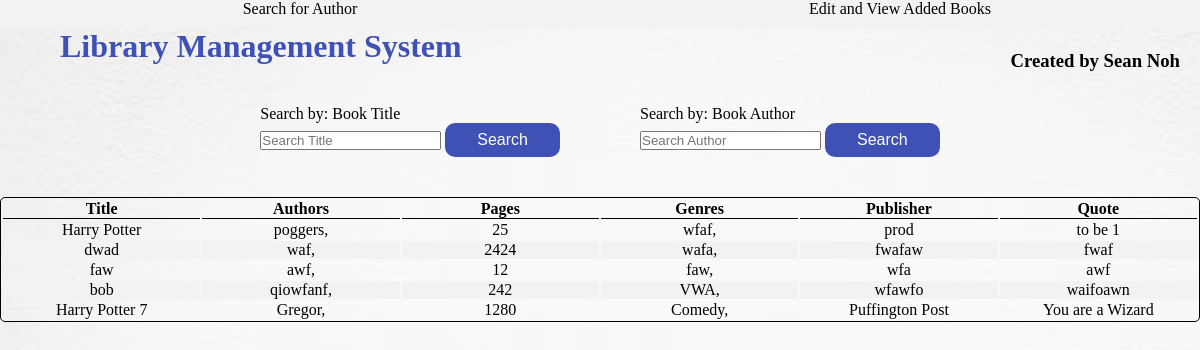
/, run on an earlier commit of the app's database.
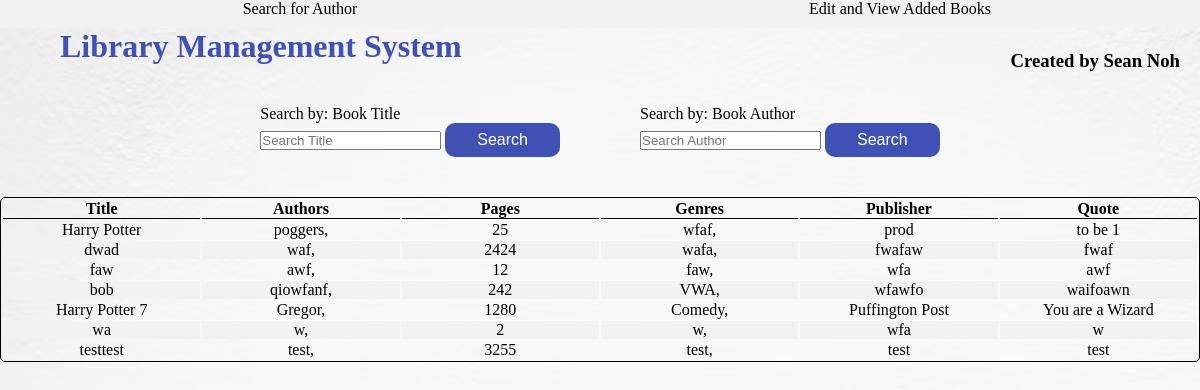
And on a later commit of the database.
### BookManager/models.py (models this page shows, shortened)
class Book(models.Model):
    title = models.CharField(max_length=50)
    pages = models.PositiveIntegerField()
    publisher = models.CharField(max_length=50)
    quote = models.CharField(max_length=200)
    def __str__(self):
        return f"{self.title}"

class Author(models.Model):
    name = models.CharField(max_length=50)
    book = models.ForeignKey(Book, on_delete=models.CASCADE)

class Genre(models.Model):
    genre = models.CharField(max_length=20)
    book = models.ForeignKey(Book, on_delete=models.CASCADE)

### BookManager/views.py (the view)
# urls.py: path("", views.index, name="index"),
def index(request):
    return renderAllBooks(request, "BookManager/index.html")

### BookManager/views.py (called while the page is built)
def fillBookKeys(books):
    bookInformation = {}
    for book in books:
        bookInformation[book.title] = {
            "author": [],
            "genre": [],
        }
    return bookInformation

def renderAllBooks(request, location):
    bookDictionary = bookDictionaryInit(Book.objects.all())
    context = sortBookInformation(
        bookDictionary["books"], bookDictionary["bookInformation"])
    return render(request, location, context)

def bookDictionaryInit(books):
    bookInformation = fillBookKeys(books)
    authors = Author.objects.all()
    genres = Genre.objects.all()
    for author in authors:
        book = str(author.book)
        if book in bookInformation:
            bookData = bookInformation[book]
            bookAuthorList = bookData["author"]
            bookAuthorList.append(author.name)
    for genre in genres:
        book = str(genre.book)
        if book in bookInformation:
            bookData = bookInformation[book]
            bookGenreList = bookData["genre"]
            bookGenreList.append(genre.genre)
    return {
        "books": books,
        "bookInformation": bookInformation
    }

### BookManager/templates/BookManager/index.html (shortened to what this page needs)
{% extends "BookManager/base.html" %} {% block body%}
<section class="book-search">
  <div class="title-search">
    <form action="{% url 'search-title' %}" method="GET">
      <label for="title">Search by: Book Title</label>
      <br />
      <input type="text" id="title" name="title" placeholder="Search Title" />
      <button class="button" type="submit">Search</button>
    </form>
  </div>
  <br />
  <div class="author-search">
    <form action="{% url 'search-author' %}" method="GET">
      <label for="author">Search by: Book Author</label>
      <br />
      <input type="text" id="fname" name="fname" placeholder="Search Author" />
      <button class="button" type="submit" name="button">Search</button>
    </form>
  </div>
</section>
<section class="book-display">
  {% if booksInfo %}
  <div class="book-container">
    <table class="book-table">
      <thread>
        <tr>
          <th>Title</th>
          <th>Authors</th>
          <th>Pages</th>
          <th>Genres</th>
          <th>Publisher</th>
          <th>Quote</th>
        </tr>
      </thread>
      <tbody>
        {% for book, authors, genres in booksInfo %}
        <tr>
          <td>{{ book.title }}</td>
          <td>
            {% for author in authors %} <span>{{ author }}, </span> {% endfor %}
          </td>
          <td>{{ book.pages }}</td>
          <td>
            {% for genre in genres%} <span>{{ genre }}, </span> {% endfor %}
          </td>
          <td>{{book.publisher}}</td>
          <td>{{book.quote}}</td>
        </tr>
        {% endfor %}
      </tbody>
    </table>
  </div>
  {% else %}
  <h5 class="message-text">No Books are recorded</h5>
  {% endif %}
</section>
{% endblock %}

What changed in the data, as far as the page shows it:
added Book: title "wa", authors "w", pages "2", genres "w", publisher "wfa", quote "w"
added Book: title "testtest", pages "3255", publisher "test", quote "test"
added Author: authors "test"
added Genre: genres "test"
